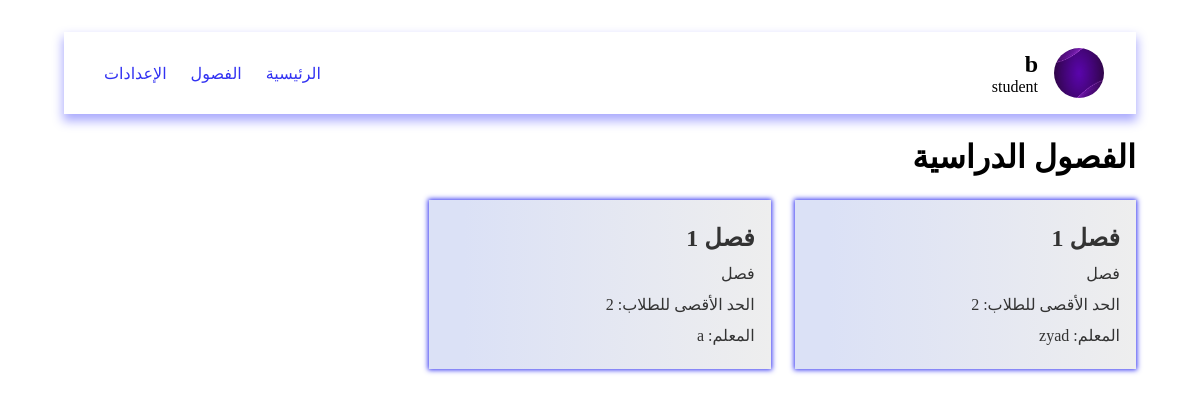
Page /pages/viewClasses.php (signed in) on the committed database.
### tables this page shows
CREATE TABLE classes (
    id INTEGER PRIMARY KEY, 
    title TEXT, 
    description TEXT, 
    "limit" INTEGER,
    teacher_id INTEGER
);

CREATE TABLE users (
    id INTEGER PRIMARY KEY, 
    name TEXT, 
    email TEXT UNIQUE, 
    password TEXT UNIQUE, 
    role TEXT
);

### data/db.php (called while the page is built, shortened)
<?php
$db = new SQLite3('../data/database.db');
$db->exec('CREATE TABLE IF NOT EXISTS users (
    id INTEGER PRIMARY KEY,
    name TEXT,
    email TEXT UNIQUE,
    password TEXT UNIQUE,
    role TEXT
)');
$db->exec('CREATE TABLE IF NOT EXISTS classes (
    id INTEGER PRIMARY KEY,
    title TEXT,
    description TEXT,
    "limit" INTEGER,
    teacher_id INTEGER
)');
$db->exec('CREATE TABLE IF NOT EXISTS groups (
    id INTEGER PRIMARY KEY,
    title TEXT,
    description TEXT,
    "limit" INTEGER,
    members INTEGER,
    class_id INTEGER,
    interaction INTEGER,
    quality INTEGER,
    grading INTEGER,
    feedback TEXT
)');
$db->exec('CREATE TABLE IF NOT EXISTS group_students (
    group_id INTEGER,
    student_id INTEGER
)');
function getClasses()
{
    global $db;
    $result = $db->query('SELECT * FROM classes');
    $classes = [];
    while ($row = $result->fetchArray(SQLITE3_ASSOC)) {
        $classes[] = $row;
    }
    return $classes;
}
function getTeacher($id)
{
    global $db;
    $stmt = $db->prepare('SELECT * FROM users WHERE id = :id');
    $stmt->bindValue(':id', $id, SQLITE3_INTEGER);
    $result = $stmt->execute();
    if ($result) {
        return $result->fetchArray(SQLITE3_ASSOC);
    }
    return null;
}

### pages/viewClasses.php (the view, shortened to what this page needs)
<?php
include '../data/db.php';
if ($user['role'] == 'teacher') {
  $classes = getTeacherClasses($user['id']);
} else {
  $classes = getClasses();
}
?>
<!DOCTYPE html>
<html lang="ar" dir="rtl">
<head>
  <link rel="stylesheet" href="../styles/viewClasses.css" />
</head>
<body>
  <?php include "../components/navbar.php" ?>
  <h1 class="heading">الفصول الدراسية</h1>
  <main class="container">
    <?php foreach ($classes as $class) { ?>
      <a href="./viewGroups.php?id=<?php echo $class['id']; ?>" class="classroom">
        <h2 class="title"><?php echo $class['title']; ?></h2>
        <p class="desc"><?php echo $class['description']; ?></p>
        <p class="limit">الحد الأقصى للطلاب: <?php echo $class['limit']; ?></p>
        <p class="teacher">المعلم: <?php echo getTeacher($class['teacher_id'])['name']; ?></p>
      </a>
    <?php } ?>
  </main>
</body>
</html>

### styles/viewClasses.css (style rules this page uses)
* { padding: 0; margin: 0; box-sizing: border-box; text-decoration: none; list-style: none; }
body { padding: 2rem 4rem; }
h1.heading { margin-block: 1.5rem; }
.container { display: grid; grid-template-columns: repeat(auto-fill, minmax(300px, 1fr)); gap: 1.5rem; }
.classroom { display: grid; gap: 0.75rem; background-image: linear-gradient(to right, #dbe1f6 10%, #eee); padding: 1.5rem 1rem; box-shadow: 0 0 5px 1px rgb(50, 50, 242); color: #333; cursor: pointer; }

### styles/navbar.css (style rules this page uses)
* { padding: 0; margin: 0; box-sizing: border-box; text-decoration: none; list-style: none; }

### rows in the picture
classes: title "فصل 1", description "فصل", limit "2", teacher.name "zyad"
classes: title "فصل 1", description "فصل", limit "2", teacher.name "a"

### other values in the picture
$_SESSION['user']['name'] "b"
$_SESSION['user']['role'] "student"
